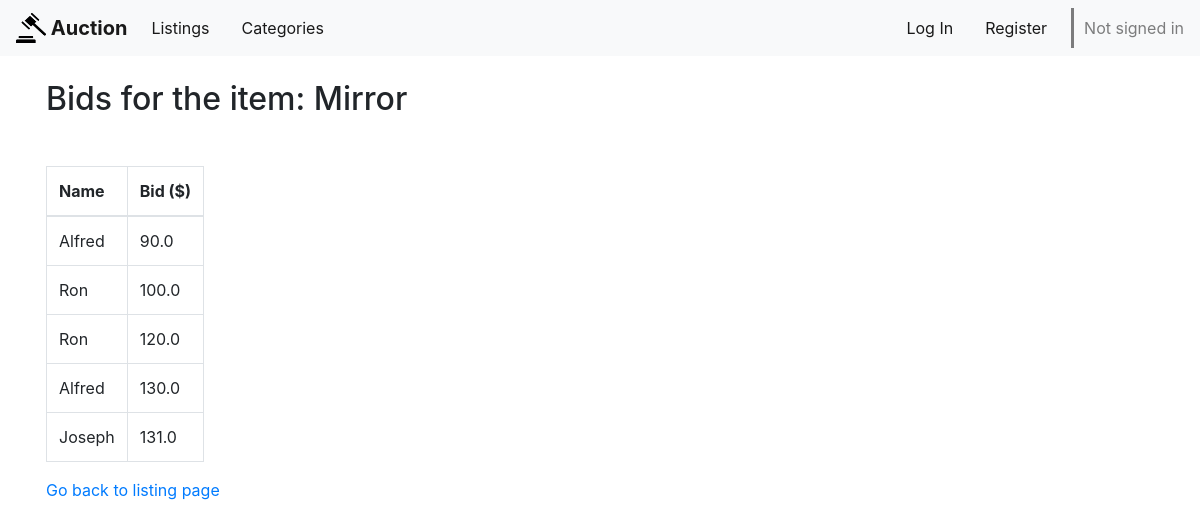
Screenshot of /listing/2/bidsDetails with the database file from the repository.
### auctions/models.py (models this page shows, shortened)
class Listing(models.Model):
    creator_id = models.ForeignKey(User, on_delete=models.CASCADE, related_name="listing_items")
    title = models.CharField(max_length=40)
    description = models.TextField(max_length=300)
    initial_bid = models.FloatField()
    image_url = models.URLField(blank=True, null=True, max_length=500)
    category = models.CharField(blank=True, null=True, choices=CATEGORIES, max_length=20)
    is_closed = models.BooleanField(default=False)
    watchlist_users = models.ManyToManyField(User, blank=True, related_name="watchlist")
    def __str__(self):
        return f"{self.title}"

class Bid(models.Model):
    user_id = models.ForeignKey(User, on_delete=models.CASCADE, related_name="biddings")
    listing_id = models.ForeignKey(Listing, on_delete=models.CASCADE, related_name="biddings")
    bid_value = models.FloatField()

class User(AbstractUser):
    pass

### auctions/views.py (the view)
# urls.py: path("listing/<int:listing_id>/bidsDetails", views.bids_details, name="bids_details"),
def bids_details(request, listing_id):
    current_listing = Listing.objects.get(id=listing_id)
    biddings = current_listing.biddings.all()
    return render(request, "auctions/bids_details.html", {
        "current_listing": current_listing,
        "biddings": biddings
    })

### auctions/templates/auctions/bids_details.html
{% extends "auctions/layout.html" %}
{% block body %}
    <h2 class="mb-5 ml-3">Bids for the item: {{ current_listing }}</h2>
    <table class="table table-bordered table-hover w-auto ml-3">
        <thead>
            <tr>
                <th scope="col">Name</th>
                <th scope="col">Bid ($)</th>
            </tr>
        </thead>
        <tbody>
            {% for bidding in biddings %}
                <tr>
                    <td>{{bidding.user_id}}</td>
                    <td>{{bidding.bid_value}}</td>
                </tr>
            {% endfor %}
        </tbody>
    </table>
    <a href="{% url 'auctions:listing_page' current_listing.id %}" class="ml-3">Go back to listing page</a>
{% endblock %}

### auctions/static/auctions/styles.css (style rules this page uses)
body { padding-top: 80px; margin-left: 30px; }

### rows the page displays
Listing: title "Mirror"
Bid: user_id "Alfred", bid_value "90.0"
Bid: user_id "Ron", bid_value "100.0"
Bid: user_id "Ron", bid_value "120.0"
Bid: user_id "Alfred", bid_value "130.0"
Bid: user_id "Joseph", bid_value "131.0"
